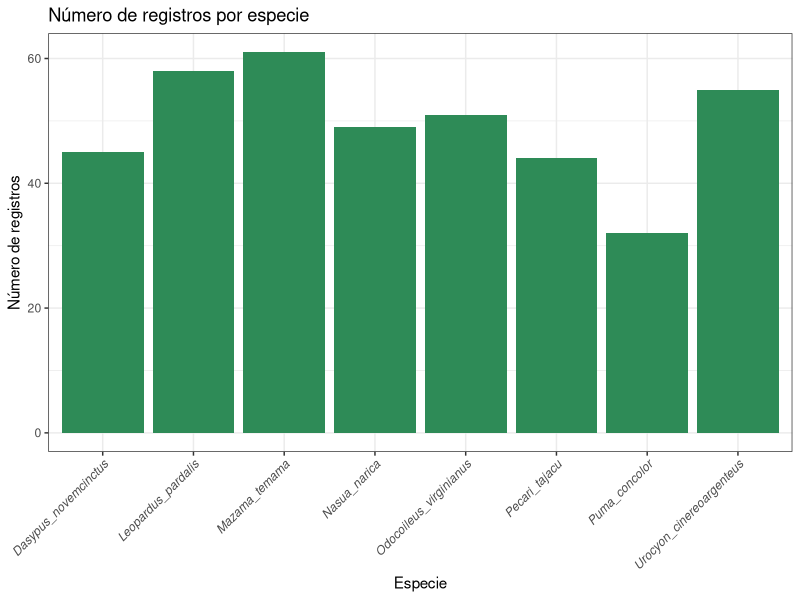
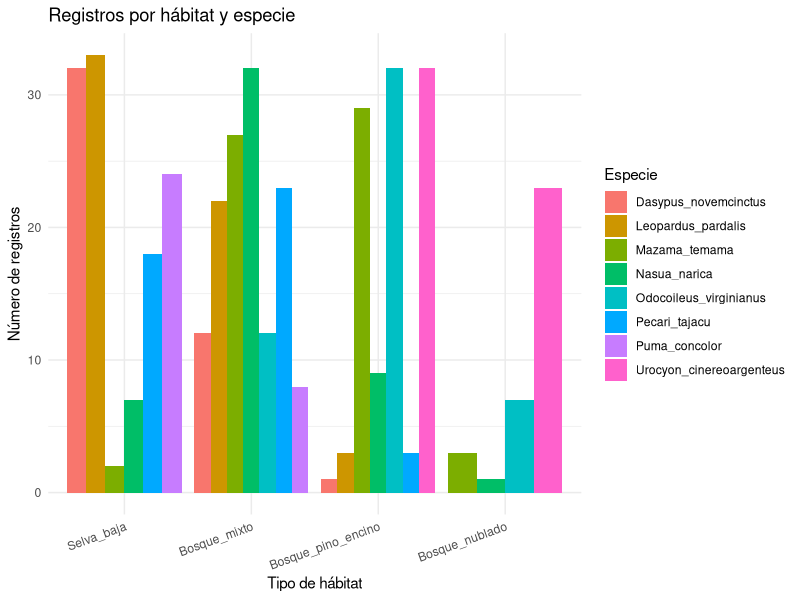
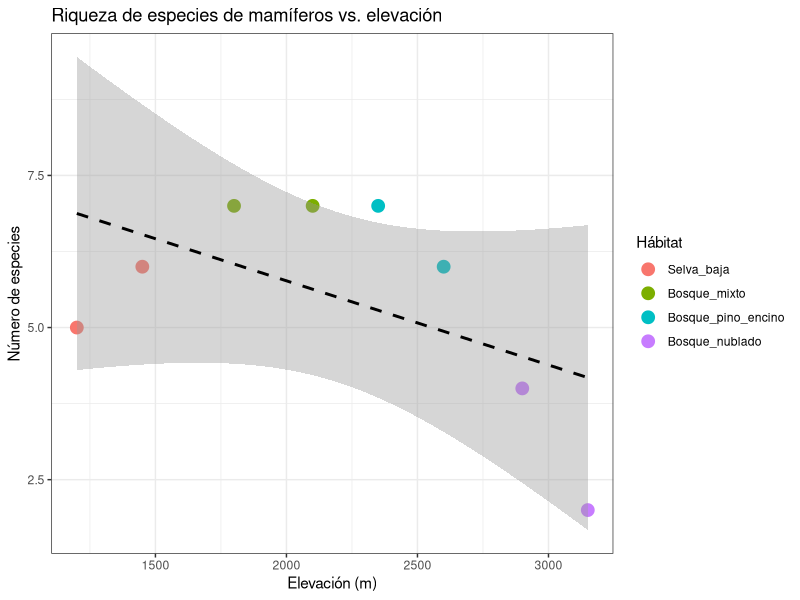
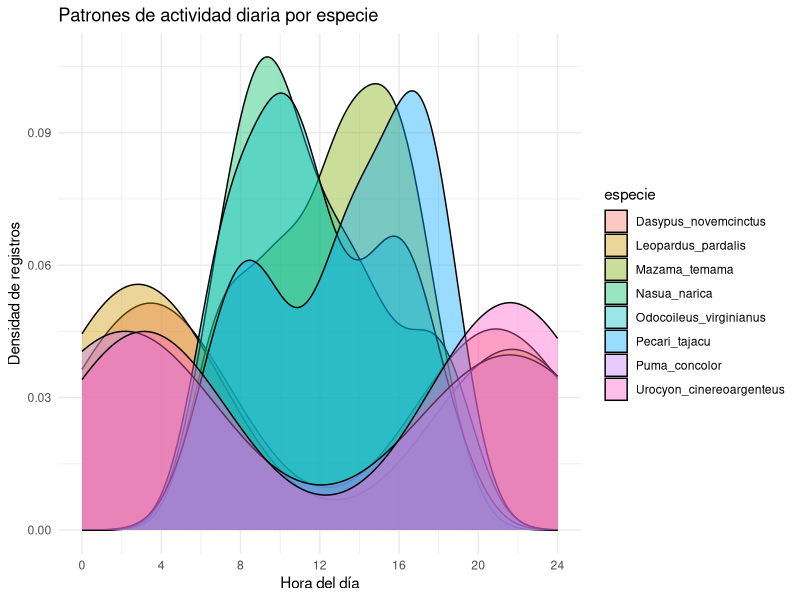
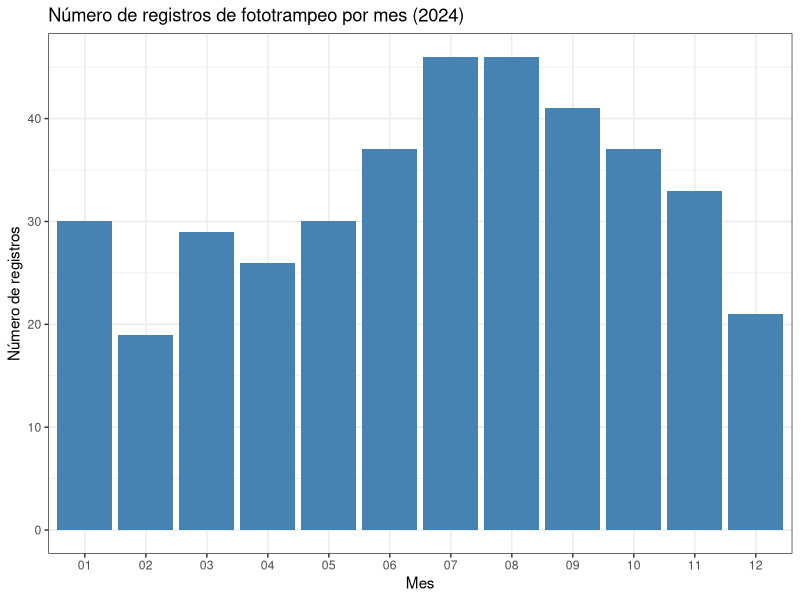
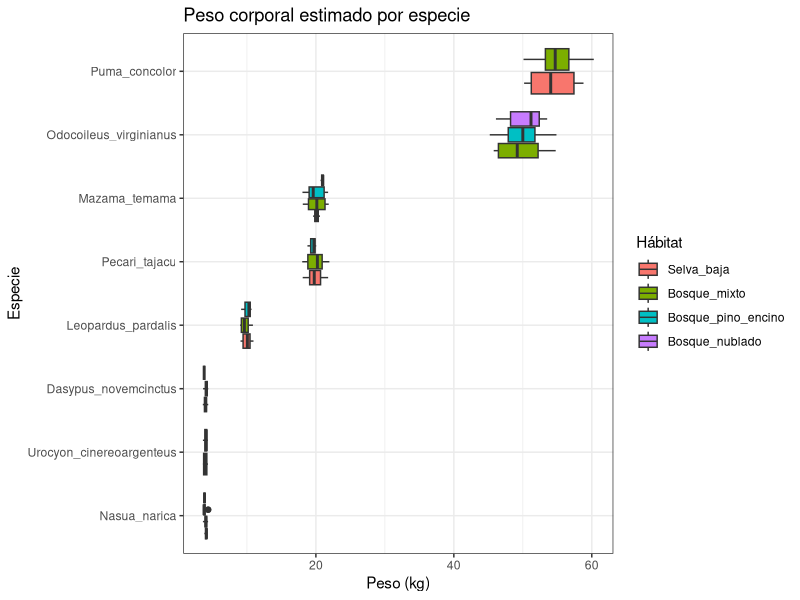

R code for these plots, in order:
## ---- chunk 1
getwd()
# Si es necesario, ajusta tu directorio de trabajo con setwd() o abre este
# archivo .Rmd desde el proyecto de RStudio (.Rproj) para que las rutas
# relativas "data/..." funcionen correctamente.
## ---- chunk 2
registros <- read.csv("../data/registros_camaras.csv", stringsAsFactors = FALSE)
head(registros)
str(registros)
dim(registros)
## ---- chunk 3
sitios <- read.table("../data/sitios_metadata.txt", header = TRUE, sep = "\t", stringsAsFactors = FALSE)
sitios
str(sitios)
## ---- chunk 4
datos <- merge(registros, sitios, by = "sitio")
head(datos)
dim(datos)
## ---- chunk 5
datos$fecha <- as.Date(datos$fecha, format = "%Y-%m-%d")
datos$mes <- format(datos$fecha, "%m")
datos$especie <- factor(datos$especie)
datos$habitat <- factor(datos$habitat,
                         levels = c("Selva_baja", "Bosque_mixto",
                                    "Bosque_pino_encino", "Bosque_nublado"))
str(datos)
## ---- chunk 6
library(ggplot2)

ggplot(data = datos, aes(x = especie)) +
  geom_bar(fill = "seagreen") +
  labs(title = "Número de registros por especie",
       x = "Especie", y = "Número de registros") +
  theme_bw() +
  theme(axis.text.x = element_text(angle = 45, hjust = 1, face = "italic"))
## ---- chunk 7
ggplot(data = datos, aes(x = habitat, fill = especie)) +
  geom_bar(position = "dodge") +
  labs(title = "Registros por hábitat y especie",
       x = "Tipo de hábitat", y = "Número de registros", fill = "Especie") +
  theme_minimal() +
  theme(axis.text.x = element_text(angle = 20, hjust = 1))
## ---- chunk 8
riqueza_sitio <- aggregate(especie ~ sitio + elevacion_m + habitat,
                            data = datos,
                            FUN = function(x) length(unique(x)))
names(riqueza_sitio)[names(riqueza_sitio) == "especie"] <- "riqueza"
riqueza_sitio
## ---- chunk 9
ggplot(data = riqueza_sitio, aes(x = elevacion_m, y = riqueza, colour = habitat)) +
  geom_point(size = 4) +
  geom_smooth(aes(group = 1), method = "lm", colour = "black", se = TRUE, linetype = "dashed") +
  labs(title = "Riqueza de especies de mamíferos vs. elevación",
       x = "Elevación (m)", y = "Número de especies", colour = "Hábitat") +
  theme_bw()
## ---- chunk 10
datos$hora_decimal <- as.numeric(substr(datos$hora, 1, 2)) +
                       as.numeric(substr(datos$hora, 4, 5)) / 60

ggplot(data = datos, aes(x = hora_decimal, fill = especie)) +
  geom_density(alpha = 0.4) +
  scale_x_continuous(breaks = seq(0, 24, 4), limits = c(0, 24)) +
  labs(title = "Patrones de actividad diaria por especie",
       x = "Hora del día", y = "Densidad de registros") +
  theme_minimal()
## ---- chunk 11
datos$mes <- factor(datos$mes, levels = sprintf("%02d", 1:12))

ggplot(data = datos, aes(x = mes)) +
  geom_bar(fill = "steelblue") +
  labs(title = "Número de registros de fototrampeo por mes (2024)",
       x = "Mes", y = "Número de registros") +
  theme_bw()
## ---- chunk 12
ggplot(data = datos, aes(x = reorder(especie, peso_prom_kg, FUN = median),
                          y = peso_prom_kg, fill = habitat)) +
  geom_boxplot() +
  labs(title = "Peso corporal estimado por especie",
       x = "Especie", y = "Peso (kg)", fill = "Hábitat") +
  coord_flip() +
  theme_bw()
## ---- chunk 13
# Espacio para tu reto integrador
